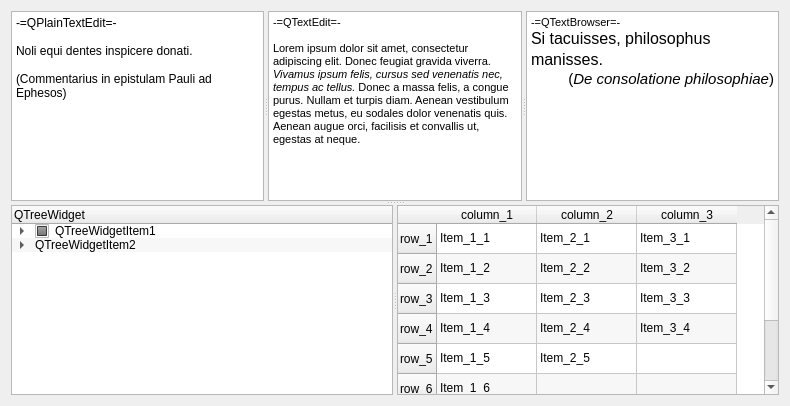
      <widget class="QWidget" name="tab">
       <attribute name="icon">
        <iconset resource="../qsscreator.qrc">
         <normaloff>:/res/template_recent.png</normaloff>:/res/template_recent.png</iconset>
       </attribute>
       <attribute name="title">
        <string>Tab 1</string>
       </attribute>
       <layout class="QVBoxLayout" name="verticalLayout_4">
        <item>
         <widget class="QSplitter" name="splitterVertical">
          <property name="orientation">
           <enum>Qt::Vertical</enum>
          </property>
          <widget class="QSplitter" name="splitterHorizontal">
           <property name="orientation">
            <enum>Qt::Horizontal</enum>
           </property>
           <widget class="QPlainTextEdit" name="plainTextEdit">
            <property name="plainText">
             <string>-=QPlainTextEdit=-

Noli equi dentes inspicere donati.

(Commentarius in epistulam Pauli ad Ephesos)</string>
            </property>
           </widget>
           <widget class="QTextEdit" name="textEdit">
            <property name="html">
             <string>&lt;!DOCTYPE HTML PUBLIC &quot;-//W3C//DTD HTML 4.0//EN&quot; &quot;http://www.w3.org/TR/REC-html40/strict.dtd&quot;&gt;
&lt;html&gt;&lt;head&gt;&lt;meta name=&quot;qrichtext&quot; content=&quot;1&quot; /&gt;&lt;style type=&quot;text/css&quot;&gt;
p, li { white-space: pre-wrap; }
&lt;/style&gt;&lt;/head&gt;&lt;body style=&quot; font-family:'Verdana'; font-size:8pt; font-weight:400; font-style:normal;&quot;&gt;
&lt;p style=&quot; margin-top:0px; margin-bottom:0px; margin-left:0px; margin-right:0px; -qt-block-indent:0; text-indent:0px;&quot;&gt;-=QTextEdit=-&lt;/p&gt;
&lt;p style=&quot;-qt-paragraph-type:empty; margin-top:0px; margin-bottom:0px; margin-left:0px; margin-right:0px; -qt-block-indent:0; text-indent:0px;&quot;&gt;&lt;br /&gt;&lt;/p&gt;
&lt;p style=&quot; margin-top:0px; margin-bottom:0px; margin-left:0px; margin-right:0px; -qt-block-indent:0; text-indent:0px;&quot;&gt;Lorem ipsum dolor sit amet, consectetur adipiscing elit. Donec feugiat gravida viverra. &lt;span style=&quot; font-style:italic;&quot;&gt;Vivamus ipsum felis, cursus sed venenatis nec, tempus ac tellus.&lt;/span&gt; &lt;img src=&quot;:/res/cursor.png&quot; /&gt;Donec a massa felis, a congue purus. Nullam et turpis diam. Aenean vestibulum egestas metus, eu sodales dolor venenatis quis. &lt;/p&gt;
&lt;p style=&quot; margin-top:0px; margin-bottom:0px; margin-left:0px; margin-right:0px; -qt-block-indent:0; text-indent:0px;&quot;&gt;&lt;img src=&quot;:/res/help.png&quot; /&gt;Aenean augue orci, facilisis et convallis ut, egestas at neque. &lt;/p&gt;&lt;/body&gt;&lt;/html&gt;</string>
            </property>
           </widget>
           <widget class="QTextBrowser" name="textBrowser">
            <property name="html">
             <string>&lt;!DOCTYPE HTML PUBLIC &quot;-//W3C//DTD HTML 4.0//EN&quot; &quot;http://www.w3.org/TR/REC-html40/strict.dtd&quot;&gt;
&lt;html&gt;&lt;head&gt;&lt;meta name=&quot;qrichtext&quot; content=&quot;1&quot; /&gt;&lt;style type=&quot;text/css&quot;&gt;
p, li { white-space: pre-wrap; }
&lt;/style&gt;&lt;/head&gt;&lt;body style=&quot; font-family:'Verdana'; font-size:8pt; font-weight:400; font-style:normal;&quot;&gt;
&lt;p style=&quot; margin-top:0px; margin-bottom:0px; margin-left:0px; margin-right:0px; -qt-block-indent:0; text-indent:0px;&quot;&gt;-=QTextBrowser=-&lt;/p&gt;
&lt;p style=&quot; margin-top:0px; margin-bottom:0px; margin-left:0px; margin-right:0px; -qt-block-indent:0; text-indent:0px;&quot;&gt;&lt;img src=&quot;:/res/qsscreator_logo.png&quot; /&gt;&lt;span style=&quot; font-size:12pt;&quot;&gt;Si tacuisses, philosophus manisses.&lt;/span&gt;&lt;span style=&quot; font-size:14pt;&quot;&gt; &lt;/span&gt;&lt;/p&gt;
&lt;p align=&quot;right&quot; style=&quot; margin-top:0px; margin-bottom:0px; margin-left:0px; margin-right:0px; -qt-block-indent:0; text-indent:0px;&quot;&gt;&lt;span style=&quot; font-size:11pt;&quot;&gt;(&lt;/span&gt;&lt;span style=&quot; font-size:11pt; font-style:italic;&quot;&gt;De consolatione philosophiae&lt;/span&gt;&lt;span style=&quot; font-size:11pt;&quot;&gt;)&lt;/span&gt;&lt;/p&gt;&lt;/body&gt;&lt;/html&gt;</string>
            </property>
           </widget>
          </widget>
          <widget class="QSplitter" name="splitterHorizontal1">
           <property name="orientation">
            <enum>Qt::Horizontal</enum>
           </property>
           <widget class="QTreeWidget" name="treeWidget">
            <property name="alternatingRowColors">
             <bool>true</bool>
            </property>
            <property name="autoExpandDelay">
             <number>-1</number>
            </property>
            <property name="indentation">
             <number>20</number>
            </property>
            <property name="rootIsDecorated">
             <bool>true</bool>
            </property>
            <property name="uniformRowHeights">
             <bool>false</bool>
            </property>
            <property name="itemsExpandable">
             <bool>true</bool>
            </property>
            <property name="animated">
             <bool>true</bool>
            </property>
            <property name="allColumnsShowFocus">
             <bool>true</bool>
            </property>
            <property name="headerHidden">
             <bool>false</bool>
            </property>
            <property name="expandsOnDoubleClick">
             <bool>true</bool>
            </property>
            <property name="columnCount">
             <number>1</number>
            </property>
            <attribute name="headerCascadingSectionResizes">
             <bool>false</bool>
            </attribute>
            <attribute name="headerHighlightSections">
             <bool>false</bool>
            </attribute>
            <attribute name="headerShowSortIndicator" stdset="0">
             <bool>true</bool>
            </attribute>
            <attribute name="headerStretchLastSection">
             <bool>true</bool>
            </attribute>
            <column>
             <property name="text">
              <string notr="true">QTreeWidget</string>
             </property>
             <property name="toolTip">
              <string notr="true"/>
             </property>
             <property name="statusTip">
              <string notr="true"/>
             </property>
             <property name="whatsThis">
              <string notr="true"/>
             </property>
            </column>
            <item>
             <property name="text">
              <string notr="true">QTreeWidgetItem1</string>
             </property>
             <property name="toolTip">
              <string notr="true"/>
             </property>
             <property name="statusTip">
              <string notr="true"/>
             </property>
             <property name="checkState">
              <enum>PartiallyChecked</enum>
             </property>
             <property name="icon">
              <iconset resource="../qsscreator.qrc">
               <normaloff>:/res/qss_recent.png</normaloff>:/res/qss_recent.png</iconset>
             </property>
             <property name="flags">
              <set>ItemIsSelectable|ItemIsEditable|ItemIsDragEnabled|ItemIsDropEnabled|ItemIsUserCheckable|ItemIsEnabled|ItemIsTristate</set>
             </property>
             <item>
              <property name="text">
               <string notr="true">QTreeWidgetItem1_1</string>
              </property>
              <property name="checkState">
               <enum>PartiallyChecked</enum>
              </property>
              <property name="icon">
               <iconset resource="../qsscreator.qrc">
                <normaloff>:/res/qss_open.png</normaloff>:/res/qss_open.png</iconset>
              </property>
              <item>
               <property name="text">
                <string notr="true">QTreeWidgetItem1_1_1</string>
               </property>
               <property name="toolTip">
                <string notr="true"/>
               </property>
               <property name="statusTip">
                <string notr="true"/>
               </property>
               <property name="whatsThis">
                <string notr="true"/>
               </property>
               <property name="checkState">
                <enum>Unchecked</enum>
               </property>
               <property name="icon">
                <iconset resource="../qsscreator.qrc">
                 <normaloff>:/res/qss_new.png</normaloff>:/res/qss_new.png</iconset>
               </property>
               <property name="flags">
                <set>ItemIsSelectable|ItemIsDragEnabled|ItemIsDropEnabled|ItemIsUserCheckable|ItemIsEnabled|ItemIsTristate</set>
               </property>
              </item>
              <item>
               <property name="text">
                <string>QTreeWidgetItem1_1_2</string>
               </property>
               <property name="checkState">
                <enum>Checked</enum>
               </property>
               <property name="icon">
                <iconset resource="../qsscreator.qrc">
                 <normaloff>:/res/qss_save.png</normaloff>:/res/qss_save.png</iconset>
               </property>
               <property name="flags">
                <set>ItemIsSelectable|ItemIsDragEnabled|ItemIsDropEnabled|ItemIsUserCheckable|ItemIsEnabled|ItemIsTristate</set>
               </property>
              </item>
             </item>
            </item>
            <item>
             <property name="text">
              <string>QTreeWidgetItem2</string>
             </property>
             <property name="background">
              <brush brushstyle="NoBrush">
               <color alpha="255">
                <red>0</red>
                <green>0</green>
                <blue>0</blue>
               </color>
              </brush>
             </property>
             <property name="icon">
              <iconset resource="../qsscreator.qrc">
               <normaloff>:/res/template_recent.png</normaloff>:/res/template_recent.png</iconset>
             </property>
             <item>
              <property name="text">
               <string>QTreeWidgetItem2_1_</string>
              </property>
              <property name="icon">
               <iconset resource="../qsscreator.qrc">
                <normaloff>:/res/template_open.png</normaloff>:/res/template_open.png</iconset>
              </property>
              <item>
               <property name="text">
                <string>QTreeWidgetItem2_2_1</string>
               </property>
               <property name="icon">
                <iconset resource="../qsscreator.qrc">
                 <normaloff>:/res/template_new.png</normaloff>:/res/template_new.png</iconset>
               </property>
               <item>
                <property name="text">
                 <string>QTreeWidgetItem2_2_2</string>
                </property>
                <property name="icon">
                 <iconset resource="../qsscreator.qrc">
                  <normaloff>:/res/template_save.png</normaloff>:/res/template_save.png</iconset>
                </property>
               </item>
              </item>
             </item>
            </item>
           </widget>
           <widget class="QTableWidget" name="tableWidget">
            <property name="autoFillBackground">
             <bool>false</bool>
            </property>
            <property name="midLineWidth">
             <number>0</number>
            </property>
            <property name="alternatingRowColors">
             <bool>true</bool>
            </property>
            <row>
             <property name="text">
              <string>row_1</string>
             </property>
            </row>
            <row>
             <property name="text">
              <string>row_2</string>
             </property>
            </row>
            <row>
             <property name="text">
              <string>row_3</string>
             </property>
            </row>
            <row>
             <property name="text">
              <string>row_4</string>
             </property>
            </row>
            <row>
             <property name="text">
              <string>row_5</string>
             </property>
            </row>
            <row>
             <property name="text">
              <string>row_6</string>
             </property>
            </row>
            <row>
             <property name="text">
              <string>row_7</string>
             </property>
            </row>
            <row>
             <property name="text">
              <string>row_8</string>
             </property>
            </row>
            <column>
             <property name="text">
              <string>column_1</string>
             </property>
            </column>
            <column>
             <property name="text">
              <string>column_2</string>
             </property>
            </column>
            <column>
             <property name="text">
              <string>column_3</string>
             </property>
            </column>
            <item row="0" column="0">
             <property name="text">
              <string>Item_1_1</string>
             </property>
            </item>
            <item row="0" column="1">
             <property name="text">
              <string>Item_2_1</string>
             </property>
            </item>
            <item row="0" column="2">
             <property name="text">
              <string>Item_3_1</string>
             </property>
            </item>
            <item row="1" column="0">
             <property name="text">
              <string>Item_1_2</string>
             </property>
            </item>
            <item row="1" column="1">
             <property name="text">
              <string>Item_2_2</string>
             </property>
            </item>
            <item row="1" column="2">
             <property name="text">
              <string>Item_3_2</string>
             </property>
            </item>
            <item row="2" column="0">
             <property name="text">
              <string>Item_1_3</string>
             </property>
            </item>
            <item row="2" column="1">
             <property name="text">
              <string>Item_2_3</string>
             </property>
            </item>
            <item row="2" column="2">
             <property name="text">
              <string>Item_3_3</string>
             </property>
            </item>
            <item row="3" column="0">
             <property name="text">
              <string>Item_1_4</string>
             </property>
            </item>
            <item row="3" column="1">
             <property name="text">
              <string>Item_2_4</string>
             </property>
            </item>
            <item row="3" column="2">
             <property name="text">
              <string>Item_3_4</string>
             </property>
            </item>
            <item row="4" column="0">
             <property name="text">
              <string>Item_1_5</string>
             </property>
            </item>
            <item row="4" column="1">
             <property name="text">
              <string>Item_2_5</string>
             </property>
            </item>
            <item row="5" column="0">
             <property name="text">
              <string>Item_1_6</string>
             </property>
            </item>
           </widget>
          </widget>
         </widget>
        </item>
       </layout>
      </widget>
